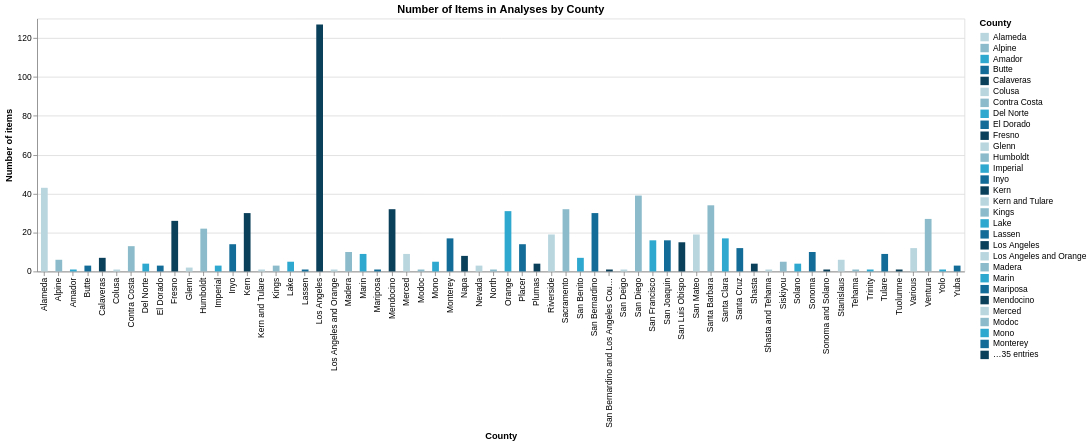

Write notebook code for a chart like this one.
### Code cell
chart = ((alt.Chart((full.county.value_counts().reset_index()))
            .mark_bar(size=8)
            .encode(
                x=alt.X("index", title="County"),
                 y=alt.Y('county', title="Number of items"),
                color=alt.Color("index", title="County", scale=alt.Scale(range = cp.CALITP_SEQUENTIAL_COLORS)
                ))
          .properties(title="Number of Items in Analyses by County",
        width=1100,
        height=300)))
chart

### Figure 1 — Vega-Lite specification as saved in the notebook (floating-point values rounded to 4 significant figures)
{"config": {"view": {"continuousWidth": 300, "continuousHeight": 300}}, "data": {"name": "data-96f64165caf9dcac3de130c8647e57db"}, "mark": {"type": "bar", "size": 8}, "encoding": {"color": {"field": "index", "scale": {"range": ["#B9D6DF", "#8CBCCB", "#2EA8CE", "#136C97", "#0B405B"]}, "title": "County", "type": "nominal"}, "x": {"field": "index", "title": "County", "type": "nominal"}, "y": {"field": "county", "title": "Number of items", "type": "quantitative"}}, "height": 300, "title": "Number of Items in Analyses by County", "width": 1100, "$schema": "https://vega.github.io/schema/vega-lite/v5.20.1.json", "datasets": {"data-96f64165caf9dcac3de130c8647e57db": [{"index": "Los Angeles", "county": 127}, {"index": "Alameda", "county": 43}, {"index": "San Diego", "county": 39}, {"index": "Santa Barbara", "county": 34}, {"index": "Mendocino", "county": 32}, {"index": "Sacramento", "county": 32}, {"index": "Orange", "county": 31}, {"index": "San Bernardino", "county": 30}, {"index": "Kern", "county": 30}, {"index": "Ventura", "county": 27}, {"index": "Fresno", "county": 26}, {"index": "Humboldt", "county": 22}, {"index": "San Mateo", "county": 19}, {"index": "Riverside", "county": 19}, {"index": "Monterey", "county": 17}, {"index": "Santa Clara", "county": 17}, {"index": "San Joaquin", "county": 16}, {"index": "San Francisco", "county": 16}, {"index": "San Luis Obispo", "county": 15}, {"index": "Placer", "county": 14}, {"index": "Inyo", "county": 14}, {"index": "Contra Costa", "county": 13}, {"index": "Various", "county": 12}, {"index": "Santa Cruz", "county": 12}, {"index": "Madera", "county": 10}, {"index": "Sonoma", "county": 10}, {"index": "Tulare", "county": 9}, {"index": "Marin", "county": 9}, {"index": "Merced", "county": 9}, {"index": "Napa", "county": 8}, {"index": "Calaveras", "county": 7}, {"index": "San Benito", "county": 7}, {"index": "Stanislaus", "county": 6}, {"index": "Alpine", "county": 6}, {"index": "Mono", "county": 5}, {"index": "Siskiyou", "county": 5}, {"index": "Lake", "county": 5}, {"index": "Plumas", "county": 4}, {"index": "Shasta", "county": 4}, {"index": "Del Norte", "county": 4}, {"index": "Solano", "county": 4}, {"index": "Butte", "county": 3}, {"index": "Yuba", "county": 3}, {"index": "El Dorado", "county": 3}, {"index": "Nevada", "county": 3}, {"index": "Kings", "county": 3}, {"index": "Imperial", "county": 3}, {"index": "Glenn", "county": 2}, {"index": "Lassen", "county": 1}, {"index": "San Bernardino and Los Angeles Counties", "county": 1}, {"index": "Tuolumne", "county": 1}, {"index": "Yolo", "county": 1}, {"index": "Mariposa", "county": 1}, {"index": "Trinity", "county": 1}, {"index": "Tehama", "county": 1}, {"index": "Amador", "county": 1}, {"index": "Shasta and Tehama", "county": 1}, {"index": "Colusa", "county": 1}, {"index": "San Deigo", "county": 1}, {"index": "Sonoma and Solano", "county": 1}, {"index": "Kern and Tulare", "county": 1}, {"index": "Modoc", "county": 1}, {"index": "Los Angeles and Orange", "county": 1}, {"index": "North", "county": 1}]}}
